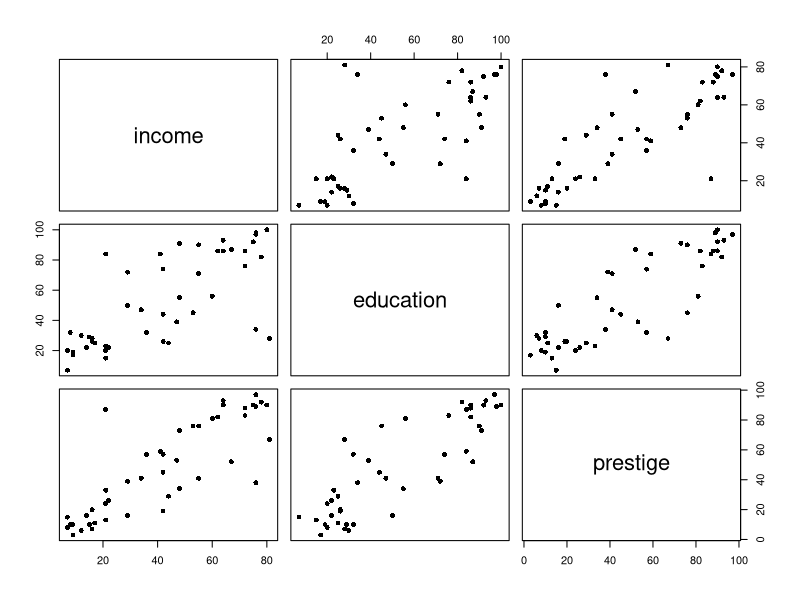
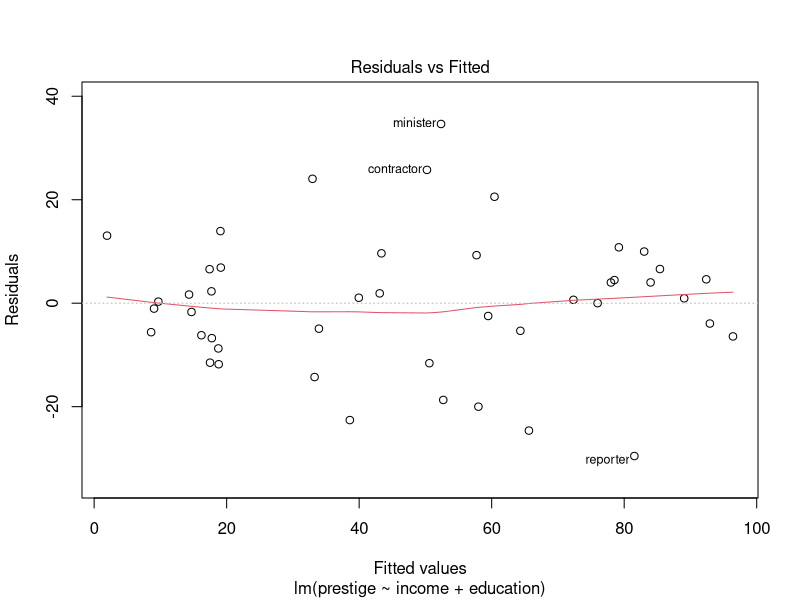
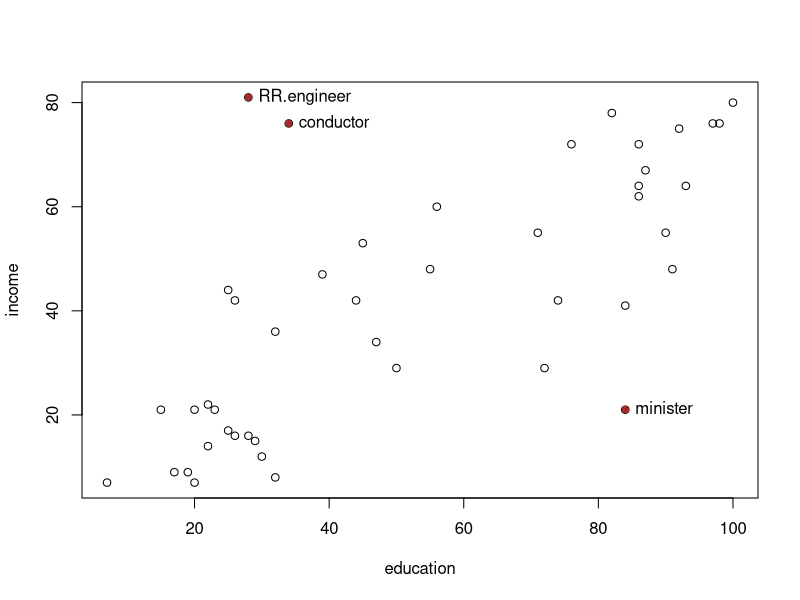
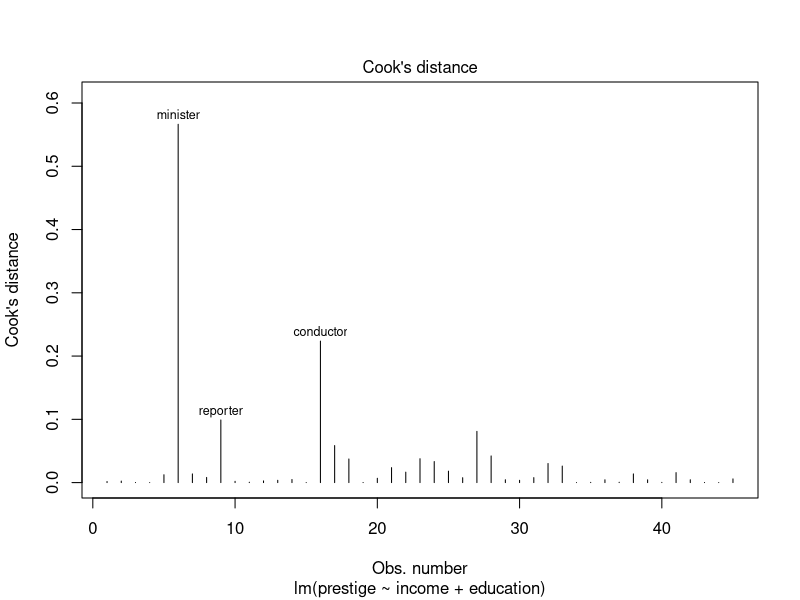
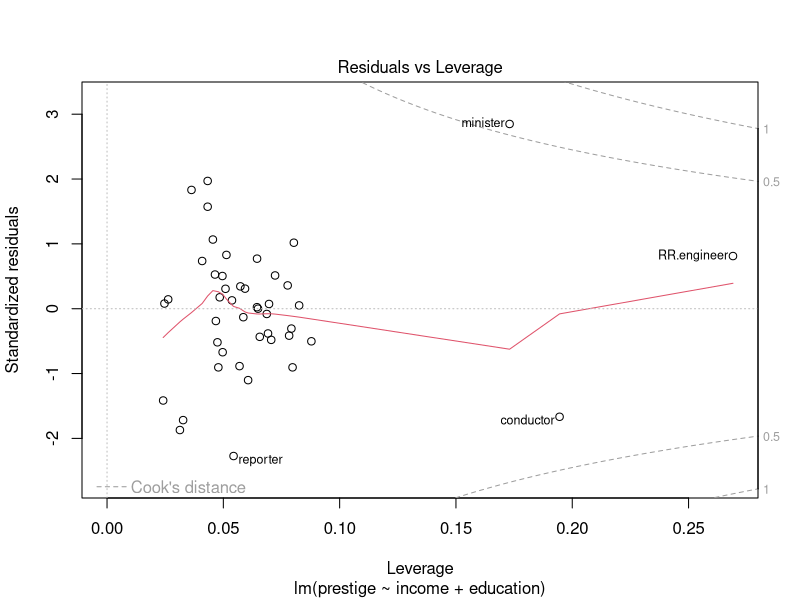

Reproduce these figures in R, in order.
## ---- chunk 1
require(knitr)
pdf_doc <- knitr::is_latex_output()
if (pdf_doc) {opts_chunk$set(echo=FALSE, fig.align="center", out.width="60%")} else {opts_chunk$set(echo=TRUE)}
## ---- chunk 2
library(carData)
data(Duncan)
## ---- chunk 3
# Scatterplot matrix 
pairs(Duncan[2:4], pch=16)
## ---- chunk 4
dc.model <- lm(prestige ~ income + education, data = Duncan)
plot(dc.model, 1)
## ---- chunk 5
# Order observations according to leverages and 
# plot row names of the three observations with the highest leverages
ind <- order(hatvalues(dc.model), decreasing=TRUE)[1:3]
row.names(Duncan[ind,])
## ---- chunk 6
# Provide the scatterplot.
plot(income ~ education, data=Duncan)
# Highlight the points with high leverages.
points(income ~ education, col="brown", data=Duncan[ind,], pch=16)
# Add text to the highlighted points.
text(Duncan$education[ind], Duncan$income[ind], labels=row.names(Duncan)[ind], pos=4)
## ---- chunk 7
n <- nrow(Duncan)           # Number of observations
p <- length(coef(dc.model)) # Number of coefficients
round(qf(0.5, p, n-p), 2)
## ---- chunk 8
plot(dc.model, 4)
## ---- chunk 9
plot(dc.model, which=5, id.n=4)
## ---- chunk 10
ind <- which(rownames(Duncan)=="minister")
dc.model.new <- update(dc.model, subset=-ind) # refit the model with minister removed
dta <- cbind(round(coef(dc.model.new),2), round(coef(dc.model),2))

kable(dta,col.names=c("Estimated coefficient",  "Dataset without minister", "Complete dataset"), full_width=F) 
